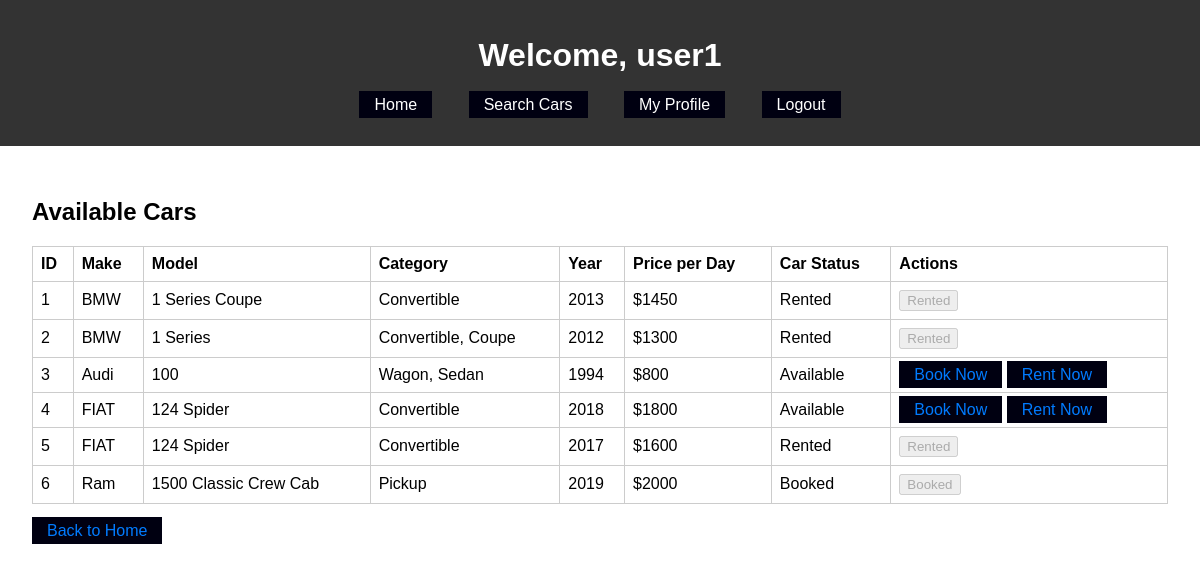
The page /customer_home (signed in) on the database its author committed.
### app/models.py (models this page shows, shortened)
class User(UserMixin, db.Model):
    id = db.Column(db.Integer, primary_key=True)
    username = db.Column(db.String(50), unique=True, nullable=False)
    password = db.Column(db.String(50), nullable=False)
    email = db.Column(db.String(100), unique=True, nullable=False)
    contact_no = db.Column(db.Integer, unique=True)
    address = db.Column(db.String(100))
    role = db.Column(db.String(50), default='customer')

class Car(db.Model):
    id = db.Column(db.Integer, primary_key=True)
    make = db.Column(db.String(50), nullable=False)
    model = db.Column(db.String(50), nullable=False)
    category = db.Column(db.String(50), nullable=False)
    year = db.Column(db.Integer, nullable=False)
    price_per_day = db.Column(db.Integer, nullable=False)
    status = db.Column(db.String(20), nullable=False, default="Available")

### app/routes.py (the view)
@app.route('/customer_home')
@login_required
def customer_home():
    if 'user_id' not in session:
        return redirect(url_for('login'))
    user = User.query.get(session['user_id'])
    cars = Car.query.all()
    return render_template('customer_home.html', user=user, cars=cars)

### app/__init__.py (called while the page is built)
@login_manager.user_loader
def load_user(user_id):
    return models.User.query.get(int(user_id))

### app/templates/customer_home.html (shortened to what this page needs)
<!DOCTYPE html>
<html lang="en">
<head>
    <link rel="stylesheet" href="{{ url_for('static', filename='css/style.css') }}">
</head>
<body>
    <header>
        <h1>Welcome, {{ user.username }}</h1>
        <nav>
            <ul>
                <li><a href="{{ url_for('customer_home') }}">Home</a></li>
                <li><a href="{{ url_for('car_search') }}">Search Cars</a></li>
                <li><a href="{{ url_for('customer_profile') }}">My Profile</a></li>
                <li><a href="{{ url_for('logout') }}">Logout</a></li>
            </ul>
        </nav>
    </header>
    <main>
        <h2>Available Cars</h2>
        <div class="container">
    <table class="table table-bordered mt-3">
        <thead>
            <tr>
                <th>ID</th>
                <th>Make</th>
                <th>Model</th>
                <th>Category</th>
                <th>Year</th>
                <th>Price per Day</th>
                <th>Car Status</th>
                <th>Actions</th>
            </tr>
        </thead>
        <tbody>
            {% for car in cars %}
            <tr>
                <td>{{ car.id }}</td>
                <td>{{ car.make }}</td>
                <td>{{ car.model }}</td>
                <td>{{ car.category }}</td>
                <td>{{ car.year }}</td>
                <td>${{ car.price_per_day }}</td>
                <td>{{ car.status }}</td>
                <td>
                    {% if car.status == 'Available' %}
                    <a href="{{ url_for('car_book', car_id=car.id) }}" class="btn btn-info">Book Now</a>
                    <a href="{{ url_for('car_rent', car_id=car.id) }}" class="btn btn-info">Rent Now</a>
                    {% else %}
                    <button class="btn btn-secondary" disabled>{{ car.status }}</button>
                    {% endif %}
                </td>
            </tr>
            {% endfor %}
        </tbody>
    </table>
</div>
        <br>
        <a href="{{url_for('index') }}" class="back-home-link">Back to Home</a>
    </main>
</body>
</html>

### app/static/css/style.css (style rules this page uses)
body { font-family: Arial, sans-serif; margin: 0; padding: 0; }
header { background-color: #333; color: #fff; padding: 1em 0; text-align: center; }
nav ul { list-style-type: none; padding: 0; }
nav ul li { display: inline; margin: 0 1em; }
nav ul li a { color: #fff; text-decoration: none; }
main { padding: 2em; }
table { width: 100%; border-collapse: collapse; }
table, th, td { border: 1px solid #ccc; }
th, td { padding: 0.5em; text-align: left; }
a { text-decoration: none; color: #007bff; padding: 5px 15px; background: #000011; }

### rows shown on the page
User: username "user1"
Car: id "1", make "BMW", model "1 Series Coupe", category "Convertible", year "2013", price_per_day "1450", status "Rented"
Car: id "2", make "BMW", model "1 Series", category "Convertible, Coupe", year "2012", price_per_day "1300", status "Rented"
Car: id "3", make "Audi", model "100", category "Wagon, Sedan", year "1994", price_per_day "800", status "Available"
Car: id "4", make "FIAT", model "124 Spider", category "Convertible", year "2018", price_per_day "1800", status "Available"
Car: id "5", make "FIAT", model "124 Spider", category "Convertible", year "2017", price_per_day "1600", status "Rented"
Car: id "6", make "Ram", model "1500 Classic Crew Cab", category "Pickup", year "2019", price_per_day "2000", status "Booked"
